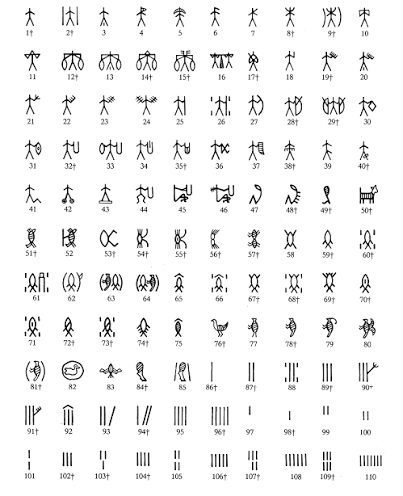
#> input picture tmp/Page1.PNG, 403 x 496 px; its folder holds only this picture in this run
$ python -i 0_Simulator_Admin.py   (imports and definitions only)
#> lines starting #> are read from the running program, lines starting #| are printed output that depends on the picture; after the words box and inside, x2 and y2 are one past the last pixel; in counts of white or black regions, pixels touching at a corner belong together
#> further down, picture is the input picture: PIL image 403x496 P; min 0, max 255, mean 243.2
# pages/0_Simulator_Admin.py
"""
Indus Holo — Admin / Metadata / Normalization page
(Updated with unique Streamlit keys to avoid DuplicateElementId errors)
"""
import streamlit as st
from pathlib import Path
from PIL import Image, ImageOps, ImageFilter
import numpy as np
import json, io, shutil, datetime

# [1 line not run here, left out]

# ---------- Paths ----------
ROOT = Path(__file__).resolve().parent
DATA_DIR = ROOT / "data"
GLYPH_DIR = DATA_DIR / "glyphs" / "png"
MASK_DIR  = DATA_DIR / "glyphs" / "masks"
NB_JSON   = DATA_DIR / "nb_signs.json"
BACKUP_DIR= DATA_DIR / "backups"

# [2 lines not run here, left out]

# ---------- Utility Functions ----------
def safe_load_json(path):
    if not path.exists():
        return {}
    try:
        return json.loads(path.read_text(encoding="utf-8"))
    except Exception as e:
        st.error(f"Failed to parse JSON {path}: {e}")
        return {}

def safe_write_json(path, data):
    if path.exists():
        ts = datetime.datetime.utcnow().strftime("%Y%m%dT%H%M%SZ")
        bak = BACKUP_DIR / f"{path.name}.{ts}.bak"
        shutil.copy2(path, bak)
    path.write_text(json.dumps(data, indent=2, ensure_ascii=False), encoding="utf-8")

def list_nb_files():
    return sorted(GLYPH_DIR.glob("NB*.png"))

def normalize_image(pil_img, output_size=256, pad=8, bg=255):
#> called with output_size = 256, pad = 8, bg = 255
    im = pil_img.convert("L")
    im = ImageOps.autocontrast(im)
    bw = im.point(lambda p: 0 if p < 200 else 255)
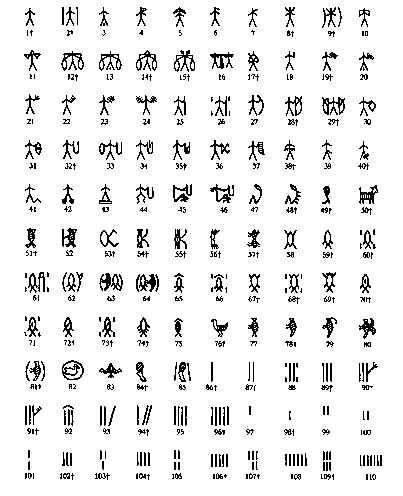
#> bw: PIL image 403x496 L; 92.6% white; black in thin lines or dots, all inside (x1, y1, x2, y2) = (24, 7, 382, 480)
    arr = np.array(bw)
    ys, xs = np.nonzero(arr == 0)
#> ys = 14712 values from 7 to 479; xs = 14712 values, max 381 at index 13637, min 24 at index 1081, mean 195.5
    if len(xs) == 0:
        return im.resize((output_size, output_size), Image.LANCZOS)
    minx, maxx = xs.min(), xs.max()
#> minx = 24; maxx = 381
    miny, maxy = ys.min(), ys.max()
#> miny = 7; maxy = 479
    margin = max(2, int(min((maxx-minx, maxy-miny)) * 0.05))
#> margin = 17
    crop = im.crop((max(minx-margin,0), max(miny-margin,0), min(maxx+margin,im.width), min(maxy+margin,im.height)))
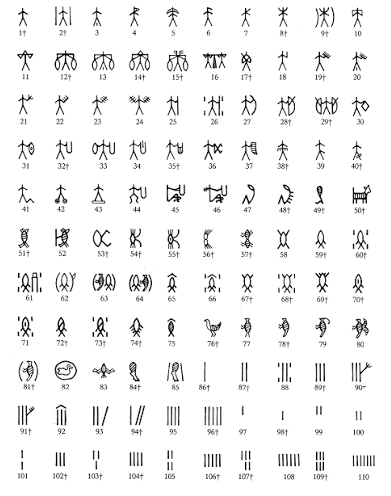
#> crop: PIL image 391x496 L; min 0, max 255, mean 242.9
    w,h = crop.size
#> w = 391; h = 496
    target = output_size - 2*pad
    scale = min(target/w, target/h)
#> scale = 0.484
    resized = crop.resize((max(1,int(w*scale)), max(1,int(h*scale))), Image.LANCZOS)
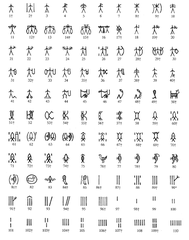
#> resized: PIL image 189x240 L; min 3, max 255, mean 242.1
    canvas = Image.new("L", (output_size, output_size), bg)
#> canvas: PIL image 256x256 L; every value is 255
    canvas.paste(resized, ((output_size-resized.width)//2, (output_size-resized.height)//2))
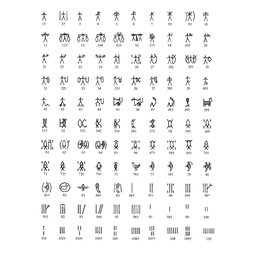
#> canvas: PIL image 256x256 L; min 3, max 255, mean 246
    return canvas

def generate_mask_from_image(pil_img, threshold=128, blur_radius=1):
    im = pil_img.convert("L")
    if blur_radius > 0:
        im = im.filter(ImageFilter.GaussianBlur(blur_radius))
    arr = np.array(im)
    mask = (arr < threshold).astype(np.uint8) * 255
    mask = Image.fromarray(mask).filter(ImageFilter.MedianFilter(3))
    return mask

# ---------- Layout ----------
# [1 line not run here, left out]

# [1 line that did not run here, left out]

# ==================================================================
# TAB 1 — REGISTRY EDITOR
# ==================================================================
# [162 lines not run here, left out]

>>> from PIL import Image
>>> picture = Image.open('../tmp/Page1.PNG')
>>> result = normalize_image(picture)
